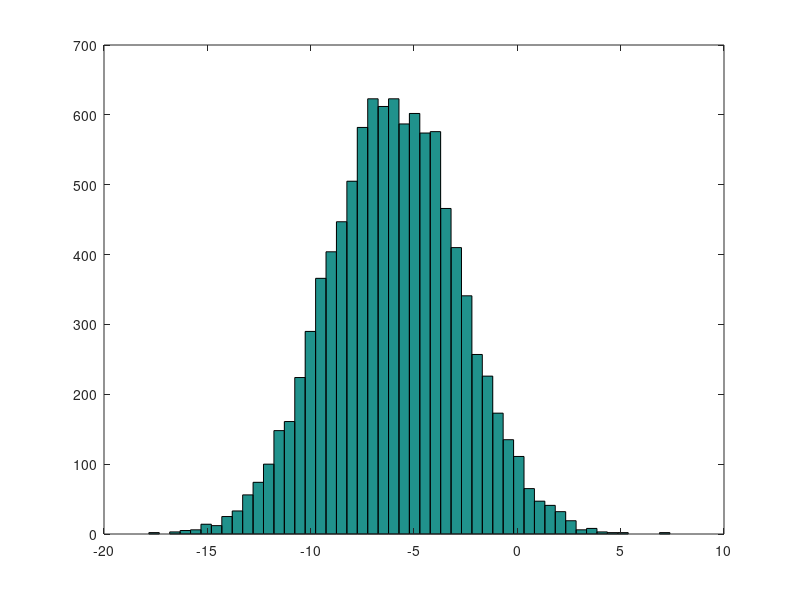

Reproduce this figure in MATLAB.
%% Change Octave prompt  
PS1('>> ');
%% Change working directory in windows example:
cd 'c:/path/to/desired/directory name'
%% Note that it uses normal slashes and does not use escape characters for the empty spaces.

%% elementary operations
5+6
3-2
5*8
1/2
2^6
1 == 2 % false
1 ~= 2 % true.  note, not "!="
1 && 0
1 || 0
xor(1,0)


%% variable assignment
a = 3; % semicolon suppresses output
b = 'hi';
c = 3>=1;

% Displaying them:
a = pi
disp(a)
disp(sprintf('2 decimals: %0.2f', a))
disp(sprintf('6 decimals: %0.6f', a))
format long
a
format short
a


%%  vectors and matrices
A = [1 2; 3 4; 5 6]

v = [1 2 3]
v = [1; 2; 3]
v = 1:0.1:2   % from 1 to 2, with stepsize of 0.1. Useful for plot axes
v = 1:6       % from 1 to 6, assumes stepsize of 1 (row vector)

C = 2*ones(2,3) % same as C = [2 2 2; 2 2 2]
w = ones(1,3)   % 1x3 vector of ones
w = zeros(1,3)
w = rand(1,3) % drawn from a uniform distribution 
w = randn(1,3)% drawn from a normal distribution (mean=0, var=1)
w = -6 + sqrt(10)*(randn(1,10000));  % (mean = -6, var = 10) - note: add the semicolon
hist(w)    % plot histogram using 10 bins (default)
hist(w,50) % plot histogram using 50 bins
% note: if hist() crashes, try "graphics_toolkit('gnu_plot')" 

I = eye(4)   % 4x4 identity matrix

% help function
help eye
help rand
help help
